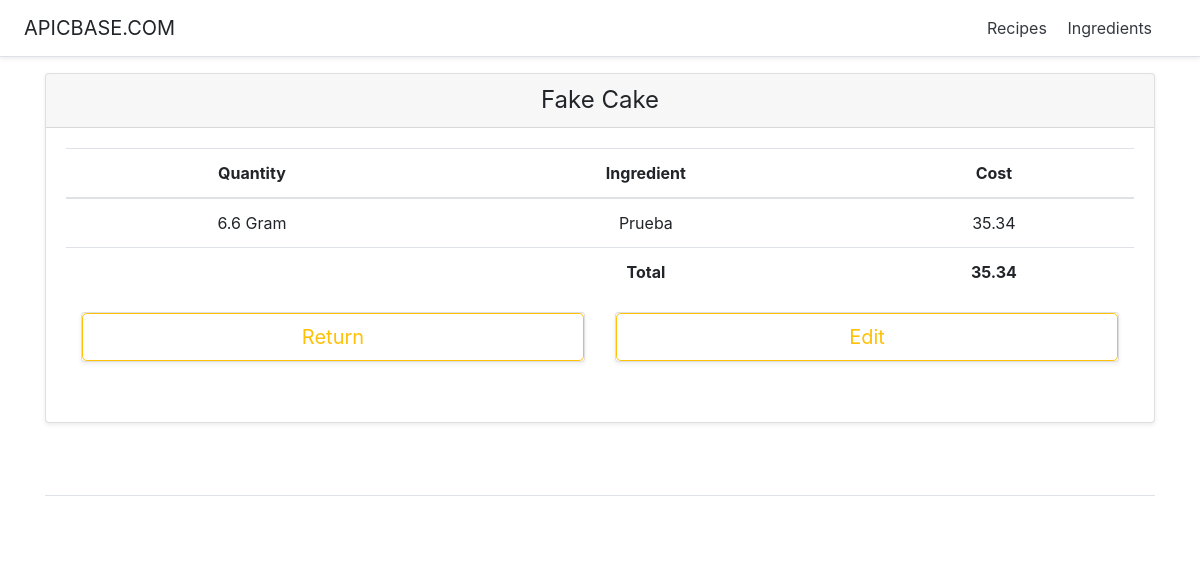
Screenshot of /recipeManager/2/ with the database file from the repository.
### recipeManager/models.py (models this page shows, shortened)
class Recipe(models.Model):
    id = models.AutoField(primary_key=True)
    name = models.CharField(max_length=200)
    description = models.CharField(max_length=200)
    ingredients = models.ManyToManyField(Ingredient, through='Recipe_Ingredients')

class Ingredient(models.Model):
    id = models.AutoField(primary_key=True)
    name = models.CharField(max_length=200)
    cost = models.FloatField()
    amount = models.FloatField()
    GRAMS='g.'
    KILOGRAMS='Kg.'
    CENTILITERS='cl.'
    LITERS='l.'
    UNIT_CHOICES = (
        (GRAMS, 'Gram'),
        (KILOGRAMS, 'Kilogram'),
        (CENTILITERS, 'Centiliter'),
        (LITERS, 'Liter')
    )
    unit = models.CharField(
        max_length=2,
        choices=UNIT_CHOICES,
        default=GRAMS,
    )

class Recipe_Ingredients(models.Model):
    recipe = models.ForeignKey(Recipe, on_delete=models.CASCADE)
    ingredient = models.ForeignKey(Ingredient, on_delete=models.CASCADE)
    quantity = models.FloatField()

### recipeManager/views.py (the view)
# urls.py: path('<int:recipe_id>/', views.RecipeDetailView, name='recipeDetail'),
def RecipeDetailView(request, recipe_id):
    recipe = get_object_or_404(Recipe, pk=recipe_id)
    ingredientsCosts, totalCost = calculateCosts(recipe)
    context = {
        'recipe' : recipe,
        'ingredientsCosts' : ingredientsCosts,
        'totalCost' : totalCost}
    return render(request, "recipeManager/recipeDetail.html", context)

### recipeManager/views.py (called while the page is built)
def calculateCosts(recipe):
    ingredients = Ingredient.objects.filter(recipe__id=recipe.id)
    totalCost = 0
    ingredientsCosts = []
    for ingredient in ingredients:
        quant = Recipe_Ingredients.objects.get(recipe__id = recipe.id, ingredient__id = ingredient.id).quantity
        costPerQuantity = round((ingredient.cost / ingredient.amount) * quant, 2)
        totalCost += costPerQuantity
        ingredientsCosts.append((ingredient, quant, costPerQuantity))
    return ingredientsCosts, totalCost

### recipeManager/templates/recipeManager/recipeDetail.html (shortened to what this page needs)
<!DOCTYPE html>
<html lang="en">
   <head>
      {% load static %}
      <link href="{%static 'recipeManager/pricing.css'%}" rel="stylesheet">
      {% load static %}
      <link href="{%static 'recipeManager/bootstrap.min.css'%}" rel="stylesheet">
   </head>
   <body>
      <div class="d-flex flex-column flex-md-row align-items-center p-3 px-md-4 mb-3 bg-white border-bottom shadow-sm">
         <h5 class="my-0 mr-md-auto font-weight-normal">APICBASE.COM</h5>
         <nav class="my-2 my-md-0 mr-md-3">
            <a class="p-2 text-dark" href="{% url 'recipeManager:index' %}">Recipes</a>
            <a class="p-2 text-dark" href="{% url 'recipeManager:ingredients' %}">Ingredients</a>
         </nav>
      </div>
      <div class="container">
         <div class="card-deck mb-3 text-center">
            <div class="card mb-4 shadow-sm">
               <div class="card-header">
                  <h4 class="my-0 font-weight-normal">{{ recipe.name }}</h4>
               </div>
               <div class="card-body">
                  <table class="table table-hover">
                     <thead>
                        <tr>
                           <th scope="col">Quantity</th>
                           <th scope="col">Ingredient</th>
                           <th scope="col">Cost</th>
                        </tr>
                     </thead>
                     <tbody>
                        {% for ingredient, quantity, cost in ingredientsCosts %}
                        <tr>
                           <td>{{ quantity }} {{ ingredient.get_unit_display }}</td>
                           <td>{{ ingredient.name }}</td>
                           <td>{{ cost }}</td>
                        </tr>
                        {% endfor %}
                        <tr>
                           <td></td>
                           <td scope="row"><b>Total</b></td>
                           <td><b>{{ totalCost }}</b></td>
                        </tr>
                     </tbody>
                  </table>
                  <div class="container">
                     <div class="card-deck mb-3 text-center">
                        <div id="returnButtonSection" class="card mb-4 shadow-sm">
                           <a href="{% url 'recipeManager:index' %}" style="text-decoration:none;">
                           <button type="button" class="btn btn-lg btn-block btn-outline-warning">Return</button>
                           </a>
                        </div>
                        <div id="editButtonSection" class="card mb-4 shadow-sm">
                           <button id="editButton" type="button" class="btn btn-lg btn-block btn-outline-warning">Edit</button>
                        </div>
                     </div>
                  </div>
               </div>
            </div>
         </div>
         <footer class="pt-4 my-md-5 pt-md-5 border-top"></footer>
      </div>
   </body>
</html>

### recipeManager/static/recipeManager/pricing.css (style rules this page uses)
html { font-size: 14px; }
@media (min-width: 768px) { html { font-size: 16px; } }
.container { max-width: 960px; }
.card-deck .card { min-width: 220px; }

### rows the page displays
Recipe: name "Fake Cake"
Ingredient: quantity "6.6", unit "Gram", name "Prueba", cost "35.34"

### other values shown
{{ totalCost }} "35.34"
